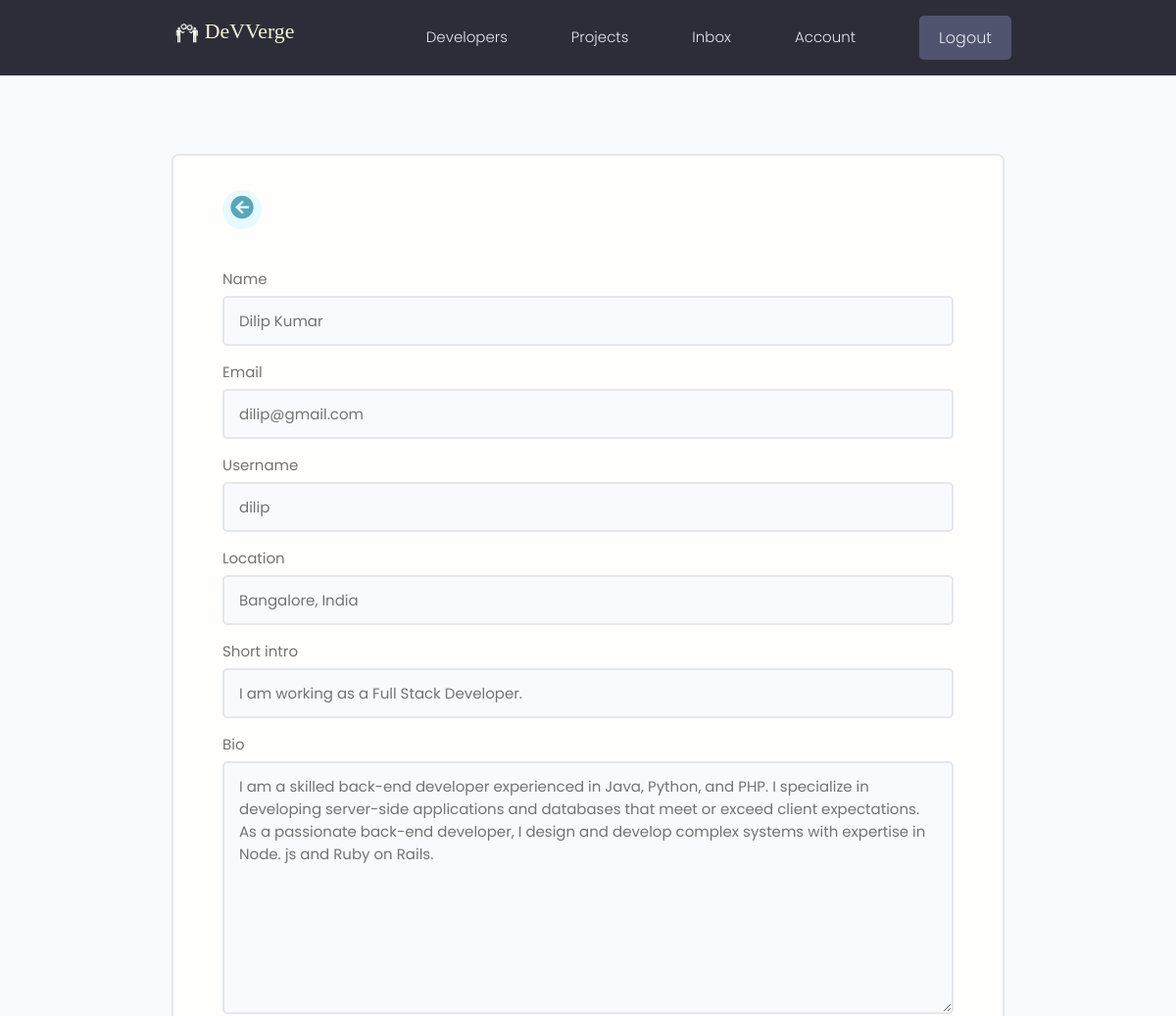
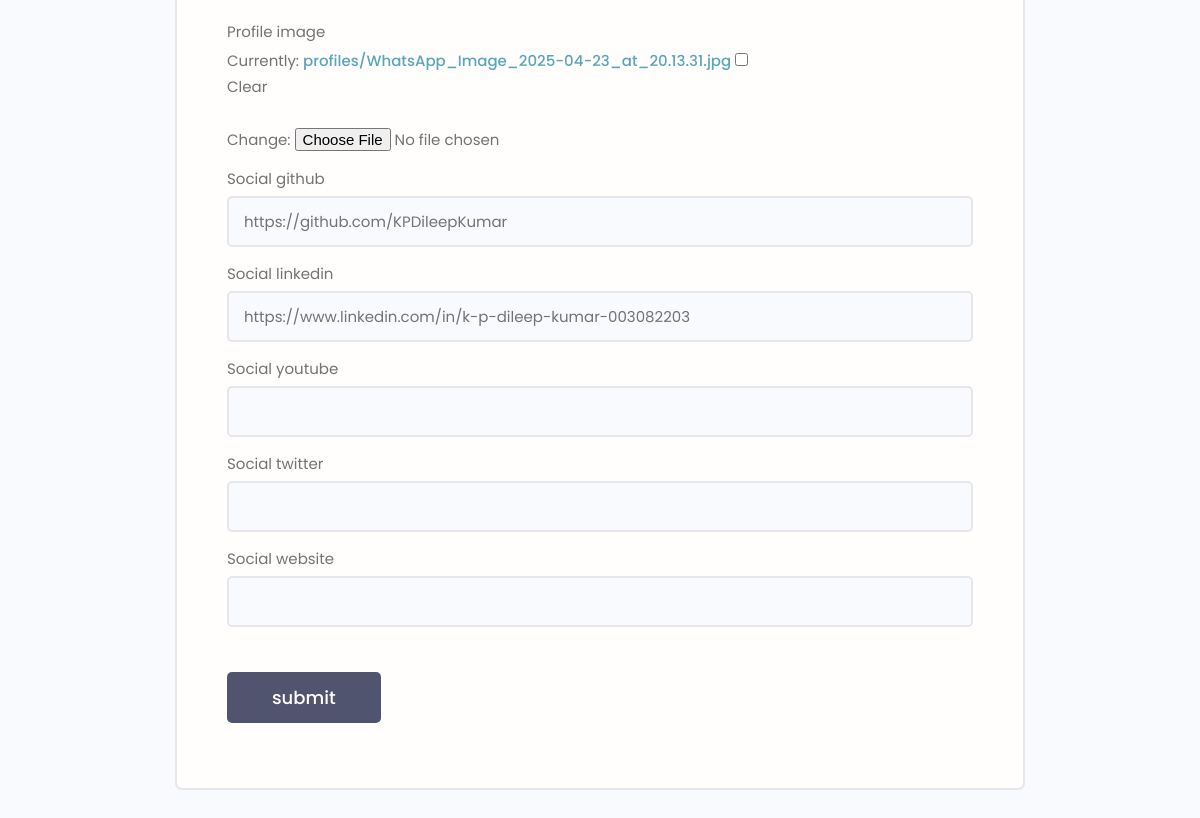
The page /edit-account/ (signed in) on the database its author committed (2 pictures, top to bottom).
### users/models.py (models this page shows, shortened)
class Profile(models.Model):
    user=models.OneToOneField(User,on_delete=models.CASCADE,null=True,blank=True)
    name=models.CharField(max_length=200,null=True,blank=True)
    email=models.EmailField(max_length=500,null=True,blank=True)
    username=models.CharField(max_length=200,null=True,blank=True)
    location=models.CharField(max_length=200,null=True,blank=True)
    short_intro=models.CharField(max_length=200,null=True,blank=True)
    bio=models.TextField(blank=True,null=True)
    profile_image=models.ImageField(null=True,blank=True,upload_to='profiles/',default='profiles/user-default.png')
    social_github=models.CharField(max_length=200,null=True,blank=True)
    social_linkedin=models.CharField(max_length=200,null=True,blank=True)
    social_youtube=models.CharField(max_length=200,null=True,blank=True)
    social_twitter=models.CharField(max_length=200,null=True,blank=True)
    social_website=models.CharField(max_length=200,null=True,blank=True)
    created=models.DateTimeField(auto_now_add=True)
    id=models.UUIDField(default=uuid.uuid4,primary_key=True,unique=True,editable=False)
    class Meta:
        ordering=['created']

### users/views.py (the view)
# urls.py: path('edit-account/',views.editAccount,name='edit-account'),
@login_required(login_url='login')
def editAccount(request):
    profile=request.user.profile
    form=ProfileForm(instance=profile)
    if request.method=='POST':
        form=ProfileForm(request.POST,request.FILES,instance=profile)
        if form.is_valid():
            form.save()
            return redirect('account')
    context={'form':form}
    return render(request,"users/profile_form.html",context)

### users/forms.py
class ProfileForm(ModelForm):
    class Meta:
        model=Profile
        fields=['name','email','username','location','short_intro','bio','profile_image','social_github','social_linkedin','social_youtube','social_twitter','social_website']
    def __init__(self,*args,**kwargs):
        super(ProfileForm,self).__init__(*args,**kwargs)
        for name,field in self.fields.items():
            field.widget.attrs.update({'class':'input'})

### users/templates/users/profile_form.html (shortened to what this page needs)
{% extends 'main.html' %}
{% block content %}
<main class="formPage my-xl">
    <div class="content-box">
        <div class="formWrapper">
            <a class="backButton" href="{% url 'account' %}">
                <i class="mdi mdi-arrow-left-circle"></i></a>
            <br>
            <form action="{% url 'edit-account' %}" method="POST" enctype="multipart/form-data">
                {% for field in form %}
                <div class="form__field">
                    <label for="formInput#text">{{field.label}}</label>
                    {{field}}
                </div>
                {% endfor %}
                <input class="btn btn--sub btn--lg  my-md" type="submit" value="submit" />
            </form>
        </div>
    </div>
</main>
{% endblock %}

### static/styles/app.css (style rules this page uses)
:root { --color-sub: #2d2d39; }
.btn--sub { background-color: var(--color-sub-light); }
i.mdi { font-size: 28px; }
.content-box { width: 95%; max-width: 85rem; margin: 0 auto; }
.backButton { background: var(--color-main-light); color: var(--color-main); width: 4rem; height: 4rem; display: flex; align-items: center; justify-content: center; border-radius: 50%; }
.backButton i { font-size: 28px; }
.formPage .formWrapper { list-style: none; background: var(--color-white); padding: 3.5rem 5rem; border: 2px solid var(--color-light); border-radius: 0.7rem; }

### static/uikit/styles/modules/_variables.css (style rules this page uses)
:root { --color-main: #5aa5b9; --color-main-light: #e6faff; --color-sub: #3f4156; --color-sub-light: #51546e; --color-sub-lighter: #ededfd; --color-text: #737373; --color-gray: #8b8b8b; --color-light: #e5e7eb; --color-light-gray: #767676; --color-bg: #f8fafd; --color-white: #fffefd; --color-white-light: #f3f3f3; --color-success: #359e64; --color-success-bg: #def8e8; --color-error: #fc4b0b; --color-error-bg: #fff2ee; --font-base: 'Poppins', arial, helvetica, 'Segoe UI', roboto, ubuntu, sans-serif; --font-monospace: 'Fira Code', 'Courier New', courier, monospace; --font-regular: 300; --font-medium: 500; --font-bold: 700; --generic-shadow: 1px 1px 5px #00000010; --generic-transition: all 0.3s ease-in-out; }

### static/uikit/styles/modules/_base.css (style rules this page uses)
* { margin: 0; padding: 0; box-sizing: border-box; text-rendering: optimizeLegibility; color: inherit; font-size: inherit; }
html { font-size: 50%; }
@media only screen and (min-width: 480px) { html { font-size: 56.25%; } }
@media only screen and (min-width: 1200px) { html { font-size: 62.5%; } }
body { line-height: 1.6; font-weight: 400; font-size: 1.5rem; color: var(--color-text); background-color: var(--color-bg); min-height: 100vh; }

### static/uikit/styles/modules/_typography.css (style rules this page uses)
* { font-family: var(--font-base); }
a { padding-bottom: 2px; text-decoration: none; display: inline-block; color: var(--color-main); font-weight: var(--font-medium); }

### static/uikit/styles/modules/_utilities.css (style rules this page uses)
.my-md { margin: 3rem auto; }
.my-xl { margin: 8rem auto; }

### static/uikit/styles/modules/_button.css (style rules this page uses)
.btn { display: inline-block; position: relative; cursor: pointer; background-color: var(--color-light); font-weight: var(--font-medium); color: var(--color-sub); text-decoration: none; padding: 1rem 2rem; border-radius: 0.5rem; border: none; width: -webkit-fit-content; width: -moz-fit-content; width: fit-content; height: -webkit-fit-content; height: -moz-fit-content; height: fit-content; font-size: 1.6rem; outline-width: 0; outline-color: transparent; -webkit-backface-visibility: hidden; backface-visibility: hidden; transition: all 0.3s ease-in-out; }
.btn--sub { background-color: var(--color-sub); color: var(--color-white); }
.btn--lg { font-size: 1.8rem; padding: 1.2rem 4.5rem; }

### static/uikit/styles/modules/_form.css (style rules this page uses)
.form__field { margin-top: 1.5rem; margin-bottom: 1.5rem; }
.form__label, .form__field > label { display: block; margin-bottom: 0.5rem; color: var(--color-text); }
input.input[type='text'], input.input[type='email'], input.input[type='password'], input.input[type='number'], textarea.input { min-width: 24rem; width: 100%; padding: 1.2rem 1.5rem; border-radius: 0.5rem; border: 2px solid var(--color-light); transition: all 0.3s ease-in-out; background-color: var(--color-bg); }

### rows shown on the page
Profile: form "Dilip Kumar" "dilip@gmail.com" "dilip" "Bangalore, India" "I am working as a Full Stack Developer." "I am a skilled back-end developer experienced in Java, Python, and PHP. I specialize in developing server-side applications and databases that meet or exceed client expectations. As a passionate back-end developer, I design and develop complex systems with expertise in Node. js and Ruby on Rails." "https://github.com/KPDileepKumar" "https://www.linkedin.com/in/k-p-dileep-kumar-003082203"

### other values the page prints
{{ field.label }} "Name" "Email" "Username" "Location" "Short intro" "Bio" "Profile image" "Social github" "Social linkedin" "Social youtube" "Social twitter" "Social website"
